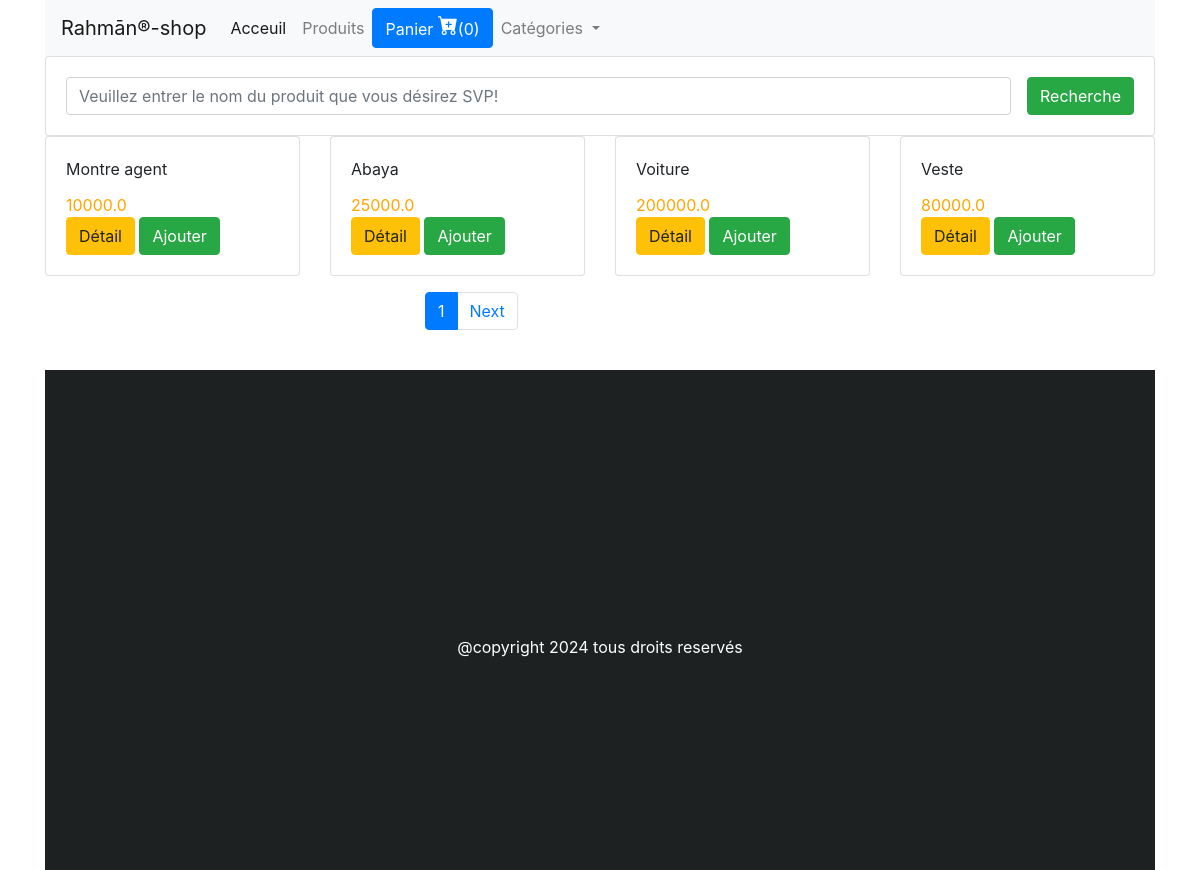
The page / on the database its author committed.
### shop/models.py (models this page shows, shortened)
class Product(models.Model):
    title = models.CharField(max_length=200)
    price = models.FloatField()
    description = models.TextField()
    category = ForeignKey(Category, related_name='categorie', on_delete=models.CASCADE)
    image = models.CharField(max_length=5000)
    date_added = models.DateTimeField(auto_now=True)
    class Meta:
        ordering = ['-date_added'] #classons les produits par ordre d'ajout

### shop/views.py (the view)
# urls.py: path('', index, name= 'home'),
def index(request):
    product_object = Product.objects.all()
    item_name = request.GET.get('item-name')
    if item_name !='' and item_name is not None:
        product_object = Product.objects.filter(title__icontains=item_name)
    paginator = Paginator(product_object, 4)
    page = request.GET.get('page')
    product_object = paginator.get_page(page)
    return render(request, 'shop/index.html', {'product_object': product_object})

### shop/templates/shop/index.html (shortened to what this page needs)
{% extends "shop/base.html" %}
{% block content %}
    <div class="row">
        <div class="col-md-12">
            <form class="card card-sm">
                <div class="card-body row no-gutters align-items-center">
                    <div class="col">
                        <input type="search" placeholder="Veuillez entrer le nom du produit que vous désirez SVP!" name="item-name" class=" form-control form-control-borderless">
                    </div>
                    <div class="col-auto">
                        <button type="submit" class="btn btn-success ml-3">Recherche</button>
                    </div>
                </div>
            </form>
        </div>
    </div>
    <div class="row">
        {% for product in product_object %}
        <div class="col-md-3">
            <div class="card">
                <div class="card-body">
                    <div id="aa{{ product.id }}" class="card-title">{{ product.title }}</div>
                    <div id="price{{product.id}}" style="color:orange" class="card-text"> {{ product.price }}</div>
                    <a href="{{ product.id }}" class="btn btn-warning">Détail</a>
                    <button id="{{ product.id }}" class="btn tap btn-success">Ajouter</button>
                </div>
            </div>
        </div>
        {% endfor %}
    </div>
    <div class="row mt-3">
        <div class="col-md-3 offset-md-4">
            <ul class="pagination">
                <li class="page-item active">
                    <a class="page-link" href="?page={{ product_object.number }}">{{ product_object.number }}</a>
                </li>
                {% if product_object.has_next %}
                    <li class="page-item">
                        <a class="page-link" href="?page={{ product_object.next_page_number }}">Next</a>
                    </li>
                {% endif %}
            </ul>
        </div>
    </div>
    <footer class="">
        <div class="row mx-0">
            <div class="col-12 text-center" >
                <p>
                    @copyright 2024 tous droits reservés
                </p>
            </div>
        </div>
    </footer>
{% endblock  %}

### shop/templates/shop/index.html (style rules this page uses)
footer { background-color: #1D2121; padding: 15px 8px; height:500px }
footer p { color: #FFFFFF; margin-top: 250px; }

### rows shown on the page
Product: title "Montre agent", price "10000.0"
Product: title "Abaya", price "25000.0"
Product: title "Voiture", price "200000.0"
Product: title "Veste", price "80000.0"

### other values the page prints
{{ product_object.number }} "1"
